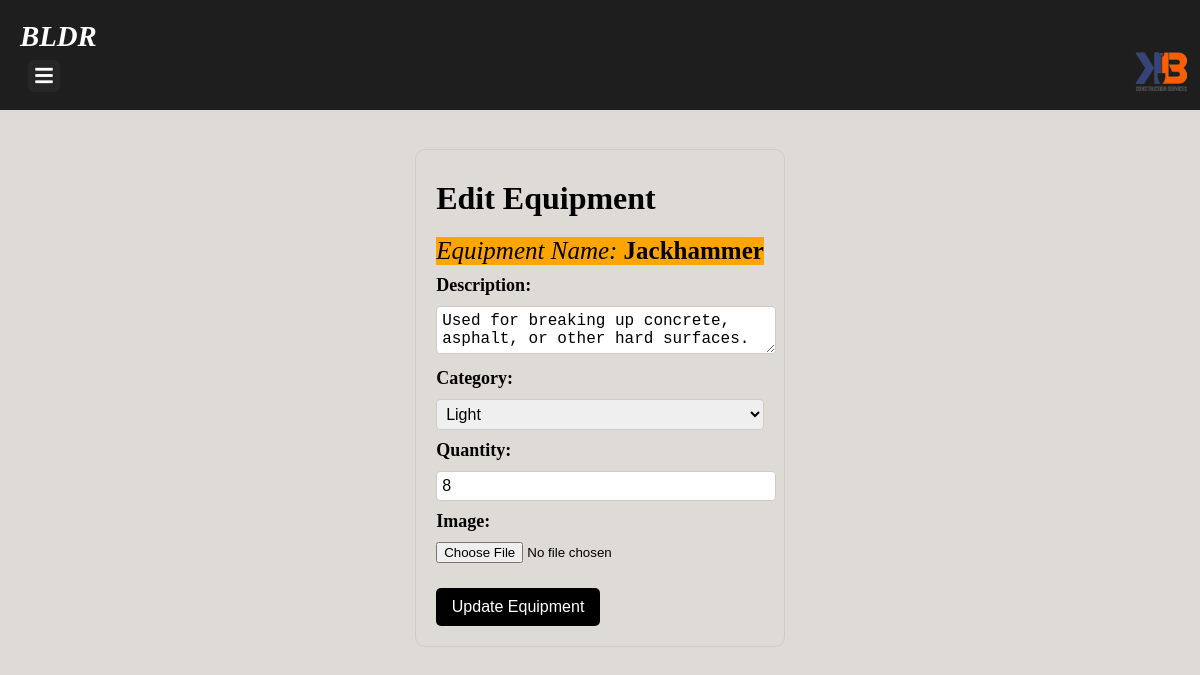
The app's page /edit_equipments.php?name=Jackhammer (signed in) with its own data.
### tables this page shows
CREATE TABLE `equipment` (
  `id` int(11) NOT NULL,
  `name` varchar(255) NOT NULL,
  `description` text NOT NULL,
  `category` varchar(255) NOT NULL,
  `quantity` int(11) DEFAULT NULL,
  `available` varchar(10) DEFAULT NULL,
  `image` varchar(255) DEFAULT NULL
);

### edit_equipments.php (the view, shortened to what this page needs)
<?php
include('permission.php');
    ?>
    <?php
if (isset($_GET['name'])) {
    $name = $_GET['name'];
} else {
    $name = "";
}
if (isset($name)) {
    $query = "SELECT * FROM equipment WHERE name='$name'";
    $result = mysqli_query($con, $query);
    if (mysqli_num_rows($result) > 0) {
        $equipment_data = mysqli_fetch_assoc($result);
    }
}
include('layouts/header.php');
?>
    <div class="main-content">
    <div class="container">
    <form class="cuteform" method="post" action="edit_equipments.php?name=<?php echo $name; ?>" enctype="multipart/form-data">
  <h1 class="edit-product-header">Edit Equipment</h1>
  <p class="equipment-name"><i>Equipment Name: </i> <b> <?php echo $equipment_data['name']; ?></b></p>
  <form class="edit-product-form" method="post" action="edit_equipments.php?name=<?php echo $name; ?>" enctype="multipart/form-data">
    <div class="form-group">
      <label for="description">Description:</label>
      <textarea class="form-control" name="description" id="description" required><?php echo $equipment_data['description']; ?></textarea>
    </div>
    <div class="form-group">
  <label for="category">Category:</label>
  <select class="form-control" id="category" name="category" required>
    <option value="" disabled selected><?php echo $equipment_data['category']; ?></option>
  </select>
</div>
    <div class="form-group">
      <label for="quantity">Quantity:</label>
      <input class="form-control" type="number" name="quantity" id="quantity" min="0" value="<?php echo $equipment_data['quantity']; ?>" required>
    </div>
    <div class="form-group">
      <label for="image">Image:</label>
      <input type="file" name="image" id="image" accept="image/*">
    </div>
    <button class="edit-product-btn" type="submit" name="update_equipment">Update Equipment</button>
  </form>
</div>
</div>
  </body>
</html>

### bldr.css (style rules this page uses)
body { font-size: 0.9em; }
* { margin: 0; padding: 0; text-decoration: none; }
.main-content { margin-left: 0; padding: 20px; transition: margin-left 0.5s; }
.main-content { margin-top: 100px; }
p { margin-bottom: 10px; }
body { background-color: #dedbd7; }

### existing.css (style rules this page uses)
.container { margin: 0 auto; max-width: 800px; }

### edit_equipments.php (style rules this page uses)
.edit-product-header { font-size: 32px; margin-top: 10px; }
.equipment-name { margin-top: 20px; font-size: 25px; background-color: orange; display: inline-block; }
.form-group { margin-bottom: 10px; }
label { display: block; font-size: 18px; font-weight: bold; margin-bottom: 10px; }
.form-control { border: 1px solid #ccc; border-radius: 4px; font-size: 16px; padding: 5px; width: 100%; }
.container { display: flex; justify-content: center; align-items: center; height: auto; }
.cuteform { border: 1px solid #ccc; padding: 20px; border-radius: 10px; }
.edit-product-btn { margin-top: 20px; width: 50%; padding: 10px; border-radius: 5px; border: none; background-color: black; color: #fff; font-size: 16px; margin-top: 15px; }

### records on screen
equipment: name "Jackhammer", description "Used for breaking up concrete, asphalt, or other hard surfaces.", category "Light", quantity "8"
